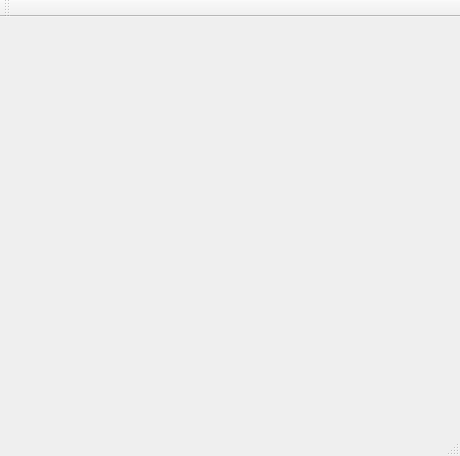
<?xml version="1.0" encoding="UTF-8"?>
<ui version="4.0">
 <class>MainWindow</class>
 <widget class="QMainWindow" name="MainWindow">
  <property name="geometry">
   <rect>
    <x>0</x>
    <y>0</y>
    <width>460</width>
    <height>456</height>
   </rect>
  </property>
  <property name="windowTitle">
   <string>Mafia</string>
  </property>
  <widget class="QWidget" name="centralWidget">
   <layout class="QVBoxLayout" name="verticalLayout"/>
  </widget>
  <widget class="QMenuBar" name="menuBar">
   <property name="geometry">
    <rect>
     <x>0</x>
     <y>0</y>
     <width>460</width>
     <height>25</height>
    </rect>
   </property>
  </widget>
  <widget class="QToolBar" name="mainToolBar">
   <attribute name="toolBarArea">
    <enum>TopToolBarArea</enum>
   </attribute>
   <attribute name="toolBarBreak">
    <bool>false</bool>
   </attribute>
  </widget>
  <widget class="QStatusBar" name="statusBar"/>
 </widget>
 <layoutdefault spacing="6" margin="11"/>
 <resources/>
 <connections/>
</ui>
